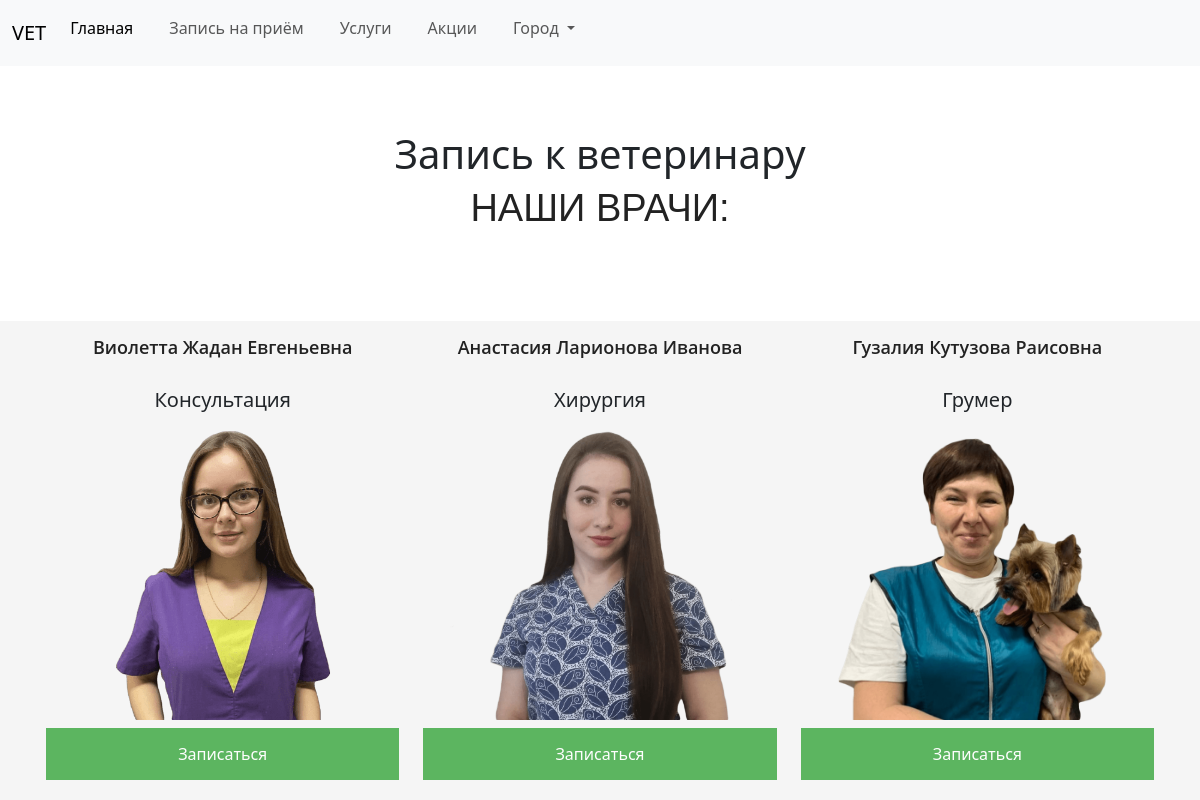
/appointmentMOSCOW, run on the app's committed database.
### main/models.py (models this page shows, shortened)
class Rabs2(models.Model):
    name = models.CharField('Имя', max_length=20)
    surname = models.CharField('Фамилия', max_length=20)
    patronymic = models.CharField('Отчество', max_length=20)
    post = models.CharField('Должность', max_length=20)
    image = models.ImageField('Картинка', null=True, blank =True, upload_to='media')
    class Meta:
        verbose_name = 'Работники2'
        verbose_name_plural = 'Работники2'

### main/views.py (the view)
# urls.py: path('appointmentMOSCOW', views.appointmentMOSCOW),
def appointmentMOSCOW(request):
    rabs = Rabs2.objects.all()
    return render(request, 'main/zapismsc.html', {'rabs': rabs})

### main/templates/main/zapismsc.html (shortened to what this page needs)
{% load static %}
<!DOCTYPE html>
<html lang = "en">
<head>
    <link href="https://cdn.jsdelivr.net/npm/bootstrap@5.3.0-alpha3/dist/css/bootstrap.min.css" rel="stylesheet">
    <link rel="stylesheet" href="{% static 'main/css/main.css' %}">
    <link rel="stylesheet" href="{% static 'main/css/contacts.css' %}">
    <link rel="stylesheet" href="{% static 'main/css/appointment.css' %}">
</head>
<body>
    <nav class="navbar navbar-expand-lg bg-body-tertiary">
        <div class="container-fluid">
          <a class="navbar-brand">VET</a>
          <div class="collapse navbar-collapse" id="navbarNav">
            <ul class="navbar-nav">
              <li class="nav-item">
                <a class="nav-link active" aria-current="page" href="moscow">Главная</a>
              </li>
              <li class="nav-item">
                <a class="nav-link" href="./appointmentMOSCOW">Запись на приём</a>
              </li>
              <li class="nav-item">
                <a class="nav-link" href="#">Услуги</a>
              </li>
              <li class="nav-item">
                <a class="nav-link" href="#">Акции</a>
              </li>
              <li class="nav-item dropdown">
                <a class="nav-link dropdown-toggle" role="button" data-bs-toggle="dropdown" aria-expanded="false">
                 Город
                </a>
                </li>
            </ul>
          </div>
        </div>
      </nav>
    <div class="container text-center my-5">
    <h1>Запись к ветеринару</h1>
    <h2>Наши врачи:</h2>
    </div>
    <div class="Doctors">
        <div class="container text-center">
            <div class="row">
                {% for rabs in rabs %}
                    <div class = "col", class="row" >
                    <h3>{{rabs.name}} {{rabs.surname}} {{rabs.patronymic}}</h3>
                        <h5>{{rabs.post}}</h5>
                       <img src = {{rabs.image}} width="300px" height="300px" >
                        <button onclick="document.getElementById('id01').style.display='block'">Записаться</button>
                    </div>
                    {% endfor %}
            </div>
        </div>
    </div>
</body>
</html>

### main/static/main/css/main.css (style rules this page uses)
body { position: relative; }
body::before { content:''; position: fixed; left: 0; right: 0; top: 0; bottom: 0; z-index: -1; background: url(https://img.freepik.com/free-vector/clean-medical-background_53876-97927.jpg?w=1380&t=st=1684102505~exp=1684103105~hmac=a9d76f696bbb721ef61379d7f3879c98c409e4c2f186e264d4191f25be98bc07) center / cover no-repeat; filter: blur(5px); }
h3 { font-family: 'Open Sans', sans-serif; font-weight: 600; color: #222222; font-size: 18px; margin: 0 0 30px 0; }
h2 { font-size: 38px; color: #222222; font-family: 'Raleway', sans-serif; font-weight: normal; margin: 0px 0 25px 0; text-align: center; text-transform: uppercase; }
li { position: relative; margin-bottom: 10px; padding-right: 20px; }

### main/static/main/css/appointment.css (style rules this page uses)
.Doctors { background-color: whitesmoke; }
button { background-color: #4CAF50; color: white; padding: 14px 20px; margin: 8px 0; border: none; cursor: pointer; width: 100%; opacity: 0.9; }
.container { padding: 16px; }

### data on the page
Rabs2: name "Виолетта", surname "Жадан", patronymic "Евгеньевна", post "Консультация", image (picture)
Rabs2: name "Анастасия", surname "Ларионова", patronymic "Иванова", post "Хирургия", image (picture)
Rabs2: name "Гузалия", surname "Кутузова", patronymic "Раисовна", post "Грумер", image (picture)
